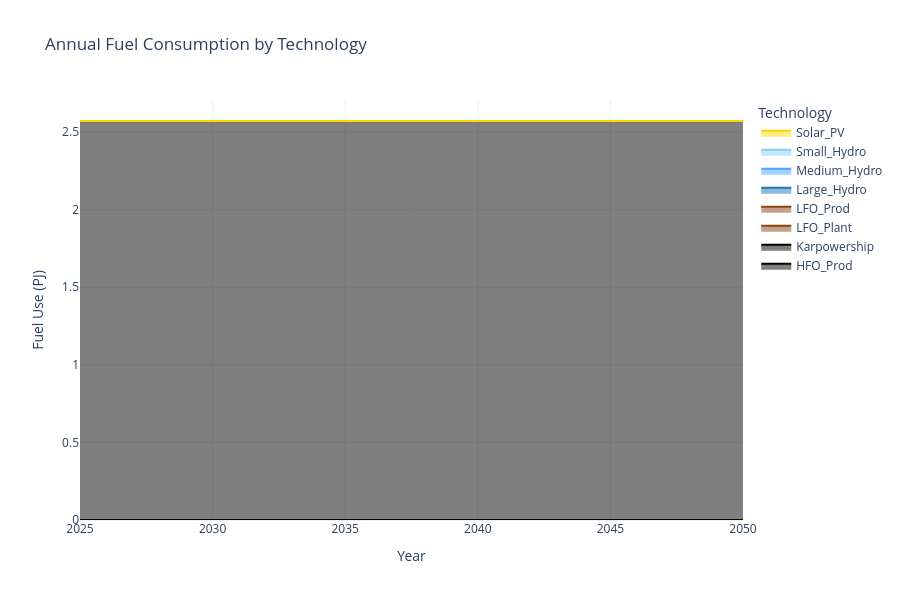

Notebook code for this chart:
### Markdown cell above
### Fuel Consumption by Technology

### Code cell
import pandas as pd
import plotly.graph_objects as go

# === Load tech color map ===
with open("tech_colors.json") as f:
    tech_colors = json.load(f)

# === Load fuel use data ===
df_use = pd.read_csv(res_dir / "UseByTechnology.csv")
df_use.rename(columns={
    "t": "TECHNOLOGY",
    "y": "YEAR",
    "UseByTechnology": "VALUE"
}, inplace=True)

# === Pivot data: fuel consumption by year/technology ===
df_fuel = df_use.pivot_table(index="YEAR", columns="TECHNOLOGY", values="VALUE", aggfunc="sum")

# === Create Plotly stacked area chart ===
fig = go.Figure()
for tech in df_fuel.columns:
    fig.add_trace(go.Scatter(
        x=df_fuel.index,
        y=df_fuel[tech].fillna(0),
        mode='lines',
        stackgroup='one',
        name=tech,
        line=dict(color=tech_colors.get(tech, "#D3D3D3")),  # fallback gray
        hovertemplate=f"{tech}<br>Year: %{{x}}<br>Fuel Used: %{{y:.2f}} PJ"
    ))

# === Layout tweaks ===
fig.update_layout(
    title="Annual Fuel Consumption by Technology",
    xaxis_title="Year",
    yaxis_title="Fuel Use (PJ)",
    template="plotly_white",
    legend_title="Technology",
    height=600,
    hovermode="x unified"
)

fig.show()

### Figure 1 — Plotly figure (JSON) as saved in the notebook; plotly's stock layout.template omitted (floating-point values rounded to 4 significant figures)
{"data": [{"hovertemplate": "HFO_Prod<br>Year: %{x}<br>Fuel Used: %{y:.2f} PJ", "line": {"color": "#000000"}, "mode": "lines", "name": "HFO_Prod", "stackgroup": "one", "type": "scatter", "x": [2025, 2026, 2027, 2028, 2029, 2030, 2031, 2032, 2033, 2034, 2035, 2036, 2037, 2038, 2039, 2040, 2041, 2042, 2043, 2044, 2045, 2046, 2047, 2048, 2049, 2050], "y": [0.0, 0.0, 0.0, 0.0, 0.0, 0.0, 0.0, 0.0, 0.0, 0.0, 0.0, 0.0, 0.0, 0.0, 0.0, 0.0, 0.0, 0.0, 0.0, 0.0, 0.0, 0.0, 0.0, 0.0, 0.0, 0.0]}, {"hovertemplate": "Karpowership<br>Year: %{x}<br>Fuel Used: %{y:.2f} PJ", "line": {"color": "#000000"}, "mode": "lines", "name": "Karpowership", "stackgroup": "one", "type": "scatter", "x": [2025, 2026, 2027, 2028, 2029, 2030, 2031, 2032, 2033, 2034, 2035, 2036, 2037, 2038, 2039, 2040, 2041, 2042, 2043, 2044, 2045, 2046, 2047, 2048, 2049, 2050], "y": [2.571, 2.571, 2.571, 2.571, 2.571, 2.571, 2.571, 2.571, 2.571, 2.571, 2.571, 2.571, 2.571, 2.571, 2.571, 2.571, 2.571, 2.571, 2.571, 2.571, 2.571, 2.571, 2.571, 2.571, 2.571, 2.571]}, {"hovertemplate": "LFO_Plant<br>Year: %{x}<br>Fuel Used: %{y:.2f} PJ", "line": {"color": "#8B4513"}, "mode": "lines", "name": "LFO_Plant", "stackgroup": "one", "type": "scatter", "x": [2025, 2026, 2027, 2028, 2029, 2030, 2031, 2032, 2033, 2034, 2035, 2036, 2037, 2038, 2039, 2040, 2041, 2042, 2043, 2044, 2045, 2046, 2047, 2048, 2049, 2050], "y": [0.0, 0.0, 0.0, 0.0, 0.0, 0.0, 0.0, 0.0, 0.0, 0.0, 0.0, 0.0, 0.0, 0.0, 0.0, 0.0, 0.0, 0.0, 0.0, 0.0, 0.0, 0.0, 0.0, 0.0, 0.0, 0.0]}, {"hovertemplate": "LFO_Prod<br>Year: %{x}<br>Fuel Used: %{y:.2f} PJ", "line": {"color": "#8B4513"}, "mode": "lines", "name": "LFO_Prod", "stackgroup": "one", "type": "scatter", "x": [2025, 2026, 2027, 2028, 2029, 2030, 2031, 2032, 2033, 2034, 2035, 2036, 2037, 2038, 2039, 2040, 2041, 2042, 2043, 2044, 2045, 2046, 2047, 2048, 2049, 2050], "y": [0.0, 0.0, 0.0, 0.0, 0.0, 0.0, 0.0, 0.0, 0.0, 0.0, 0.0, 0.0, 0.0, 0.0, 0.0, 0.0, 0.0, 0.0, 0.0, 0.0, 0.0, 0.0, 0.0, 0.0, 0.0, 0.0]}, {"hovertemplate": "Large_Hydro<br>Year: %{x}<br>Fuel Used: %{y:.2f} PJ", "line": {"color": "#1f77b4"}, "mode": "lines", "name": "Large_Hydro", "stackgroup": "one", "type": "scatter", "x": [2025, 2026, 2027, 2028, 2029, 2030, 2031, 2032, 2033, 2034, 2035, 2036, 2037, 2038, 2039, 2040, 2041, 2042, 2043, 2044, 2045, 2046, 2047, 2048, 2049, 2050], "y": [0.0, 0.0, 0.0, 0.0, 0.0, 0.0, 0.0, 0.0, 0.0, 0.0, 0.0, 0.0, 0.0, 0.0, 0.0, 0.0, 0.0, 0.0, 0.0, 0.0, 0.0, 0.0, 0.0, 0.0, 0.0, 0.0]}, {"hovertemplate": "Medium_Hydro<br>Year: %{x}<br>Fuel Used: %{y:.2f} PJ", "line": {"color": "#4da6ff"}, "mode": "lines", "name": "Medium_Hydro", "stackgroup": "one", "type": "scatter", "x": [2025, 2026, 2027, 2028, 2029, 2030, 2031, 2032, 2033, 2034, 2035, 2036, 2037, 2038, 2039, 2040, 2041, 2042, 2043, 2044, 2045, 2046, 2047, 2048, 2049, 2050], "y": [0.0, 0.0, 0.0, 0.0, 0.0, 0.0, 0.0, 0.0, 0.0, 0.0, 0.0, 0.0, 0.0, 0.0, 0.0, 0.0, 0.0, 0.0, 0.0, 0.0, 0.0, 0.0, 0.0, 0.0, 0.0, 0.0]}, {"hovertemplate": "Small_Hydro<br>Year: %{x}<br>Fuel Used: %{y:.2f} PJ", "line": {"color": "#87CEFA"}, "mode": "lines", "name": "Small_Hydro", "stackgroup": "one", "type": "scatter", "x": [2025, 2026, 2027, 2028, 2029, 2030, 2031, 2032, 2033, 2034, 2035, 2036, 2037, 2038, 2039, 2040, 2041, 2042, 2043, 2044, 2045, 2046, 2047, 2048, 2049, 2050], "y": [0.0, 0.0, 0.0, 0.0, 0.0, 0.0, 0.0, 0.0, 0.0, 0.0, 0.0, 0.0, 0.0, 0.0, 0.0, 0.0, 0.0, 0.0, 0.0, 0.0, 0.0, 0.0, 0.0, 0.0, 0.0, 0.0]}, {"hovertemplate": "Solar_PV<br>Year: %{x}<br>Fuel Used: %{y:.2f} PJ", "line": {"color": "#FFD700"}, "mode": "lines", "name": "Solar_PV", "stackgroup": "one", "type": "scatter", "x": [2025, 2026, 2027, 2028, 2029, 2030, 2031, 2032, 2033, 2034, 2035, 2036, 2037, 2038, 2039, 2040, 2041, 2042, 2043, 2044, 2045, 2046, 2047, 2048, 2049, 2050], "y": [0.0, 0.0, 0.0, 0.0, 0.0, 0.0, 0.0, 0.0, 0.0, 0.0, 0.0, 0.0, 0.0, 0.0, 0.0, 0.0, 0.0, 0.0, 0.0, 0.0, 0.0, 0.0, 0.0, 0.0, 0.0, 0.0]}], "layout": {"height": 600, "hovermode": "x unified", "legend": {"title": {"text": "Technology"}}, "title": {"text": "Annual Fuel Consumption by Technology"}, "xaxis": {"title": {"text": "Year"}}, "yaxis": {"title": {"text": "Fuel Use (PJ)"}}}}
